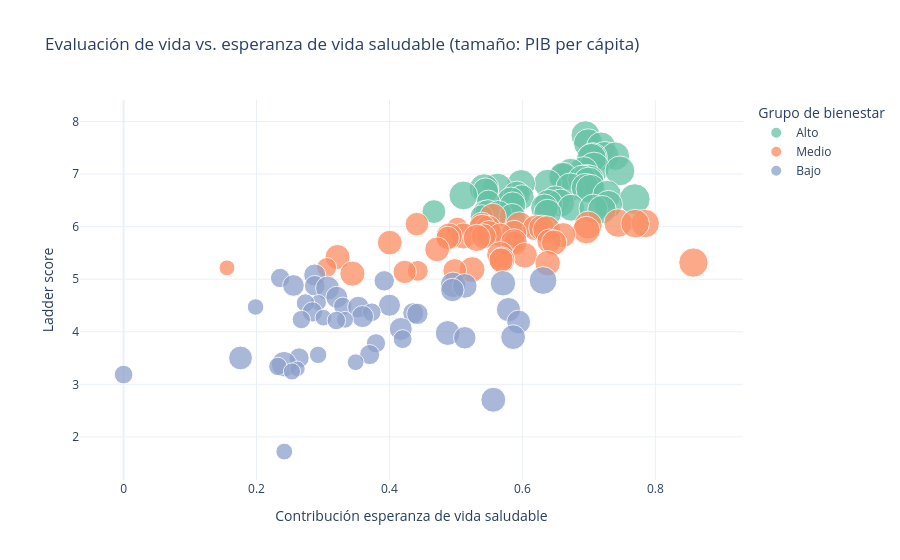

Notebook cell for this chart:
### Markdown cell above
## 6. Visualizaciones interactivas con Plotly

> **Mínimo requerido: 2 gráficos** con propósitos analíticos diferenciados. La
> interactividad debe **aportar valor** a la interpretación: permitir profundizar
> en observaciones o comparaciones, no solo añadir efectos visuales.

### 6.1 — Interactiva 1: exploración país-indicador

### Code cell
# ============================================================
# Celda 10 — Plotly 1: burbujas (o scatter interactivo) país-indicador
# ============================================================
# AJUSTAR: elegir ejes y variable de tamaño según la pregunta analítica
# Se excluyen filas con faltantes SOLO para este gráfico (dropna documentado)
df_plot1 = df_analisis.dropna(subset=["esperanza_vida", "ladder_score", "pib_percapita"])

fig1 = px.scatter(
    df_plot1,
    x="esperanza_vida",           # <- ajustar
    y="ladder_score",
    size="pib_percapita",         # <- ajustar (tamaño = tercer indicador)
    color="grupo_bienestar",
    hover_name="pais",
    hover_data={"ladder_score": ":.2f", "esperanza_vida": ":.2f"},
    labels={
        "esperanza_vida": "Contribución esperanza de vida saludable",
        "ladder_score": "Ladder score",
        "grupo_bienestar": "Grupo de bienestar",
        "pib_percapita": "PIB per cápita (log)",
    },
    title="Evaluación de vida vs. esperanza de vida saludable (tamaño: PIB per cápita)",
    color_discrete_sequence=px.colors.qualitative.Set2,
    size_max=22,
    opacity=0.75,
)

fig1.update_layout(height=560, legend_title_text="Grupo de bienestar")
fig1.show()

### Figure 1 — Plotly figure (JSON) as saved in the notebook; plotly's stock layout.template omitted (floating-point values rounded to 4 significant figures)
{"data": [{"hovertemplate": "<b>%{hovertext}</b><br><br>Grupo de bienestar=Alto<br>Contribución esperanza de vida saludable=%{x:.2f}<br>Ladder score=%{y:.2f}<br>PIB per cápita (log)=%{marker.size}<extra></extra>", "hovertext": ["Finland", "Denmark", "Iceland", "Sweden", "Israel", "Netherlands", "Norway", "Luxembourg", "Switzerland", "Australia", "New Zealand", "Costa Rica", "Kuwait", "Austria", "Canada", "Belgium", "Ireland", "Czechia", "Lithuania", "United Kingdom", "Slovenia", "United Arab Emirates", "United States", "Germany", "Mexico", "Uruguay", "France", "Saudi Arabia", "Kosovo", "Singapore", "Taiwan Province of China", "Romania", "El Salvador", "Estonia", "Poland", "Spain", "Serbia", "Chile", "Panama", "Malta", "Italy", "Guatemala", "Nicaragua", "Brazil", "Slovakia", "Latvia", "Uzbekistan", "Argentina"], "legendgroup": "Alto", "marker": {"color": "rgb(102,194,165)", "opacity": 0.75, "size": [1.844, 1.908, 1.881, 1.878, 1.803, 1.901, 1.952, 2.141, 1.97, 1.854, 1.81, 1.561, 1.845, 1.885, 1.84, 1.868, 2.129, 1.783, 1.766, 1.822, 1.786, 1.983, 1.939, 1.871, 1.521, 1.596, 1.818, 1.842, 1.364, 2.118, 1.842, 1.699, 1.265, 1.752, 1.738, 1.766, 1.538, 1.616, 1.702, 1.827, 1.8, 1.26, 1.097, 1.43, 1.706, 1.7, 1.212, 1.562], "sizemode": "area", "sizeref": 0.004423, "symbol": "circle"}, "mode": "markers", "name": "Alto", "orientation": "v", "showlegend": true, "type": "scatter", "x": [0.6948, 0.6989, 0.7183, 0.7239, 0.7398, 0.7059, 0.7038, 0.7076, 0.7467, 0.692, 0.6726, 0.6608, 0.6612, 0.6962, 0.701, 0.6899, 0.6996, 0.638, 0.5984, 0.6719, 0.6948, 0.5626, 0.5424, 0.7024, 0.5445, 0.5916, 0.7273, 0.5112, 0.5991, 0.7689, 0.6498, 0.5826, 0.5487, 0.6573, 0.6394, 0.7294, 0.5853, 0.6733, 0.6332, 0.7066, 0.7197, 0.4669, 0.5424, 0.5479, 0.638, 0.5638, 0.5389, 0.5847], "xaxis": "x", "y": [7.741, 7.583, 7.525, 7.344, 7.341, 7.319, 7.302, 7.122, 7.06, 7.057, 7.029, 6.955, 6.951, 6.905, 6.9, 6.894, 6.838, 6.822, 6.818, 6.749, 6.743, 6.733, 6.725, 6.719, 6.678, 6.611, 6.609, 6.594, 6.561, 6.523, 6.503, 6.491, 6.469, 6.448, 6.442, 6.421, 6.411, 6.36, 6.358, 6.346, 6.324, 6.287, 6.284, 6.272, 6.257, 6.234, 6.195, 6.188], "yaxis": "y"}, {"hovertemplate": "<b>%{hovertext}</b><br><br>Grupo de bienestar=Medio<br>Contribución esperanza de vida saludable=%{x:.2f}<br>Ladder score=%{y:.2f}<br>PIB per cápita (log)=%{marker.size}<extra></extra>", "hovertext": ["Kazakhstan", "Cyprus", "Japan", "South Korea", "Philippines", "Vietnam", "Portugal", "Hungary", "Paraguay", "Thailand", "Malaysia", "China", "Honduras", "Croatia", "Greece", "Bosnia and Herzegovina", "Libya", "Jamaica", "Peru", "Dominican Republic", "Mauritius", "Moldova", "Russia", "Bolivia", "Ecuador", "Kyrgyzstan", "Montenegro", "Mongolia", "Colombia", "Venezuela", "Indonesia", "Bulgaria", "Armenia", "South Africa", "North Macedonia", "Algeria", "Hong Kong S.A.R. of China", "Albania", "Congo (Brazzaville)", "Mozambique", "Georgia", "Iraq", "Nepal", "Laos", "Gabon"], "legendgroup": "Medio", "marker": {"color": "rgb(252,141,98)", "opacity": 0.75, "size": [1.622, 1.794, 1.786, 1.815, 1.232, 1.331, 1.728, 1.722, 1.398, 1.484, 1.646, 1.497, 1.091, 1.71, 1.684, 1.465, 1.526, 1.28, 1.371, 1.517, 1.57, 1.385, 1.642, 1.217, 1.315, 1.054, 1.571, 1.353, 1.437, 0.0, 1.361, 1.629, 1.444, 1.389, 1.475, 1.324, 1.909, 1.438, 0.8923, 0.5598, 1.467, 1.249, 0.9654, 1.208, 1.403], "sizemode": "area", "sizeref": 0.004423, "symbol": "circle"}, "mode": "markers", "name": "Medio", "orientation": "v", "showlegend": true, "type": "scatter", "x": [0.5556, 0.744, 0.7848, 0.7696, 0.4413, 0.5389, 0.699, 0.5957, 0.5486, 0.62, 0.5396, 0.6289, 0.5022, 0.6366, 0.6962, 0.5874, 0.5497, 0.5666, 0.6615, 0.5112, 0.4897, 0.5417, 0.5314, 0.4876, 0.6401, 0.5881, 0.5874, 0.4004, 0.6477, 0.4911, 0.4717, 0.5666, 0.6034, 0.3219, 0.5694, 0.5679, 0.8573, 0.638, 0.3056, 0.1556, 0.5244, 0.4982, 0.4426, 0.4229, 0.3443], "xaxis": "x", "y": [6.188, 6.068, 6.06, 6.058, 6.048, 6.043, 6.03, 6.017, 5.977, 5.976, 5.975, 5.973, 5.968, 5.942, 5.934, 5.877, 5.866, 5.842, 5.841, 5.823, 5.816, 5.816, 5.785, 5.784, 5.725, 5.714, 5.707, 5.696, 5.695, 5.607, 5.568, 5.463, 5.455, 5.422, 5.369, 5.364, 5.316, 5.304, 5.221, 5.216, 5.185, 5.166, 5.158, 5.139, 5.106], "yaxis": "y"}, {"hovertemplate": "<b>%{hovertext}</b><br><br>Grupo de bienestar=Bajo<br>Contribución esperanza de vida saludable=%{x:.2f}<br>Ladder score=%{y:.2f}<br>PIB per cápita (log)=%{marker.size}<extra></extra>", "hovertext": ["Ivory Coast", "Guinea", "Turkiye", "Senegal", "Iran", "Azerbaijan", "Nigeria", "Cameroon", "Ukraine", "Namibia", "Morocco", "Pakistan", "Niger", "Burkina Faso", "Mauritania", "Gambia", "Chad", "Kenya", "Tunisia", "Benin", "Uganda", "Myanmar", "Cambodia", "Ghana", "Liberia", "Mali", "Madagascar", "Togo", "Jordan", "India", "Egypt", "Sri Lanka", "Bangladesh", "Ethiopia", "Tanzania", "Comoros", "Yemen", "Zambia", "Eswatini", "Malawi", "Botswana", "Zimbabwe", "Congo (Kinshasa)", "Sierra Leone", "Lesotho", "Lebanon", "Afghanistan"], "legendgroup": "Bajo", "marker": {"color": "rgb(141,160,203)", "opacity": 0.75, "size": [1.08, 0.8306, 1.702, 0.9274, 1.435, 1.433, 1.042, 0.9432, 1.35, 1.266, 1.213, 1.069, 0.5728, 0.7558, 1.078, 0.7503, 0.6033, 1.037, 1.306, 0.9136, 0.772, 0.9776, 1.011, 1.077, 0.6188, 0.7474, 0.6279, 0.7585, 1.262, 1.166, 1.37, 1.361, 1.122, 0.7916, 0.8201, 0.8955, 0.6713, 0.899, 1.255, 0.6169, 1.445, 0.7483, 0.5337, 0.6543, 0.7708, 1.377, 0.6281], "sizemode": "area", "sizeref": 0.004423, "symbol": "circle"}, "mode": "markers", "name": "Bajo", "orientation": "v", "showlegend": true, "type": "scatter", "x": [0.2876, 0.2355, 0.6311, 0.3921, 0.5708, 0.4956, 0.2556, 0.2876, 0.5133, 0.3069, 0.4946, 0.3207, 0.2931, 0.2737, 0.4001, 0.3297, 0.1985, 0.3533, 0.5791, 0.284, 0.3734, 0.4357, 0.442, 0.3595, 0.3007, 0.2675, 0.3332, 0.3201, 0.5943, 0.417, 0.4877, 0.586, 0.5133, 0.4198, 0.3797, 0.3702, 0.2927, 0.264, 0.1759, 0.3491, 0.2414, 0.2321, 0.2615, 0.2533, 0.0, 0.5562, 0.2418], "xaxis": "x", "y": [5.08, 5.023, 4.975, 4.969, 4.923, 4.893, 4.881, 4.874, 4.873, 4.832, 4.795, 4.657, 4.556, 4.548, 4.505, 4.485, 4.471, 4.47, 4.422, 4.377, 4.372, 4.354, 4.341, 4.289, 4.269, 4.232, 4.228, 4.214, 4.186, 4.054, 3.977, 3.898, 3.886, 3.861, 3.781, 3.566, 3.561, 3.502, 3.502, 3.421, 3.383, 3.341, 3.295, 3.245, 3.186, 2.707, 1.721], "yaxis": "y"}], "layout": {"height": 560, "legend": {"itemsizing": "constant", "title": {"text": "Grupo de bienestar"}, "tracegroupgap": 0}, "title": {"text": "Evaluación de vida vs. esperanza de vida saludable (tamaño: PIB per cápita)"}, "xaxis": {"anchor": "y", "domain": [0.0, 1.0], "title": {"text": "Contribución esperanza de vida saludable"}}, "yaxis": {"anchor": "x", "domain": [0.0, 1.0], "title": {"text": "Ladder score"}}}}
